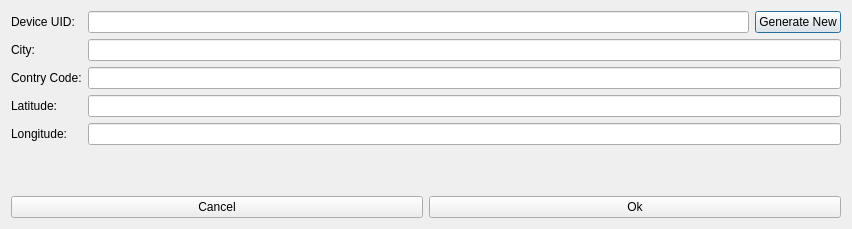
<?xml version="1.0" encoding="UTF-8"?>
<ui version="4.0">
 <class>SettingsDialog</class>
 <widget class="QDialog" name="SettingsDialog">
  <property name="geometry">
   <rect>
    <x>0</x>
    <y>0</y>
    <width>852</width>
    <height>229</height>
   </rect>
  </property>
  <property name="windowTitle">
   <string>Settings</string>
  </property>
  <layout class="QGridLayout" name="gridLayout">
   <item row="0" column="0">
    <widget class="QLabel" name="label">
     <property name="text">
      <string>Device UID:</string>
     </property>
    </widget>
   </item>
   <item row="1" column="0">
    <widget class="QLabel" name="label_3">
     <property name="text">
      <string>City:</string>
     </property>
    </widget>
   </item>
   <item row="2" column="0">
    <widget class="QLabel" name="label_4">
     <property name="text">
      <string>Contry Code:</string>
     </property>
    </widget>
   </item>
   <item row="3" column="0">
    <widget class="QLabel" name="label_5">
     <property name="text">
      <string>Latitude:</string>
     </property>
    </widget>
   </item>
   <item row="4" column="0">
    <widget class="QLabel" name="label_6">
     <property name="text">
      <string>Longitude:</string>
     </property>
    </widget>
   </item>
   <item row="5" column="1">
    <spacer name="verticalSpacer">
     <property name="orientation">
      <enum>Qt::Vertical</enum>
     </property>
     <property name="sizeHint" stdset="0">
      <size>
       <width>20</width>
       <height>40</height>
      </size>
     </property>
    </spacer>
   </item>
   <item row="0" column="2">
    <widget class="QPushButton" name="generateButton">
     <property name="text">
      <string>Generate New</string>
     </property>
    </widget>
   </item>
   <item row="1" column="1" colspan="2">
    <widget class="QLineEdit" name="cityEdit"/>
   </item>
   <item row="2" column="1" colspan="2">
    <widget class="QLineEdit" name="countryEdit"/>
   </item>
   <item row="3" column="1" colspan="2">
    <widget class="QLineEdit" name="latEdit"/>
   </item>
   <item row="4" column="1" colspan="2">
    <widget class="QLineEdit" name="lngEdit"/>
   </item>
   <item row="6" column="0" colspan="3">
    <layout class="QHBoxLayout" name="horizontalLayout">
     <item>
      <widget class="QPushButton" name="cancelButton">
       <property name="text">
        <string>Cancel</string>
       </property>
      </widget>
     </item>
     <item>
      <widget class="QPushButton" name="okButton">
       <property name="text">
        <string>Ok</string>
       </property>
      </widget>
     </item>
    </layout>
   </item>
   <item row="0" column="1">
    <widget class="QLineEdit" name="deviceUidEdit"/>
   </item>
  </layout>
 </widget>
 <resources/>
 <connections/>
</ui>
